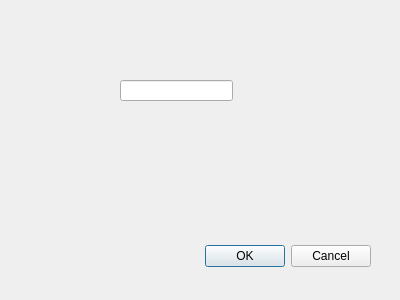
<?xml version="1.0" encoding="UTF-8"?>
<ui version="4.0">
 <class>Dialog</class>
 <widget class="QDialog" name="Dialog">
  <property name="geometry">
   <rect>
    <x>0</x>
    <y>0</y>
    <width>400</width>
    <height>300</height>
   </rect>
  </property>
  <property name="windowTitle">
   <string>Dialog</string>
  </property>
  <widget class="QDialogButtonBox" name="buttonBox">
   <property name="geometry">
    <rect>
     <x>30</x>
     <y>240</y>
     <width>341</width>
     <height>32</height>
    </rect>
   </property>
   <property name="orientation">
    <enum>Qt::Horizontal</enum>
   </property>
   <property name="standardButtons">
    <set>QDialogButtonBox::Cancel|QDialogButtonBox::Ok</set>
   </property>
  </widget>
  <widget class="QLineEdit" name="lineEdit">
   <property name="geometry">
    <rect>
     <x>120</x>
     <y>80</y>
     <width>113</width>
     <height>21</height>
    </rect>
   </property>
  </widget>
 </widget>
 <resources/>
 <connections>
  <connection>
   <sender>buttonBox</sender>
   <signal>accepted()</signal>
   <receiver>Dialog</receiver>
   <slot>accept()</slot>
   <hints>
    <hint type="sourcelabel">
     <x>248</x>
     <y>254</y>
    </hint>
    <hint type="destinationlabel">
     <x>157</x>
     <y>274</y>
    </hint>
   </hints>
  </connection>
  <connection>
   <sender>buttonBox</sender>
   <signal>rejected()</signal>
   <receiver>Dialog</receiver>
   <slot>reject()</slot>
   <hints>
    <hint type="sourcelabel">
     <x>316</x>
     <y>260</y>
    </hint>
    <hint type="destinationlabel">
     <x>286</x>
     <y>274</y>
    </hint>
   </hints>
  </connection>
 </connections>
</ui>
